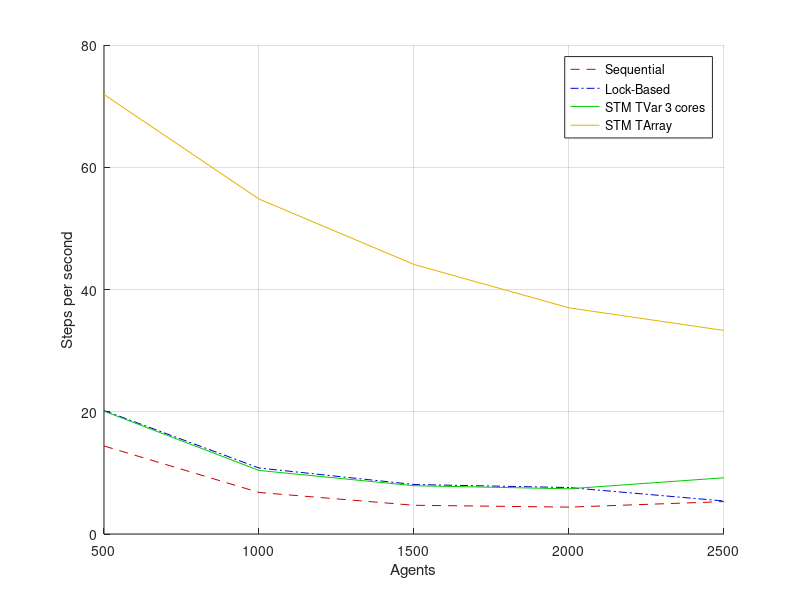

This figure's MATLAB source:
sequential = [14.4, 6.8, 4.7, 4.4, 5.30];
io = [20.2, 10.8, 8.1, 7.6, 5.4];
stm_tvar_3 = [20.1, 10.4, 7.9, 7.4, 9.2];
stm_tvar_4 = [18.5, 9.5, 7.3, 6.7, 8.9];
stm_tarray = [71.9, 54.8, 44.1, 37.0, 33.3];

agents = [500, 1000, 1500, 2000, 2500];

figure;
hold on;

plot(agents, sequential, '--', 'Color', [0.8, 0.0, 0]);
plot(agents, io, '-.', 'Color', [0, 0, 0.8]);
plot(agents, stm_tvar_3, 'Color', [0, 0.8, 0]);
%plot(agents, stm_tvar_4, 'Color', [0, 0.8, 0.8]);
plot(agents, stm_tarray, 'Color', [0.9, 0.7, 0]);

legend ("Sequential", "Lock-Based", "STM TVar 3 cores", "STM TArray");
xlabel ("Agents");
ylabel ("Steps per second");
grid on;
